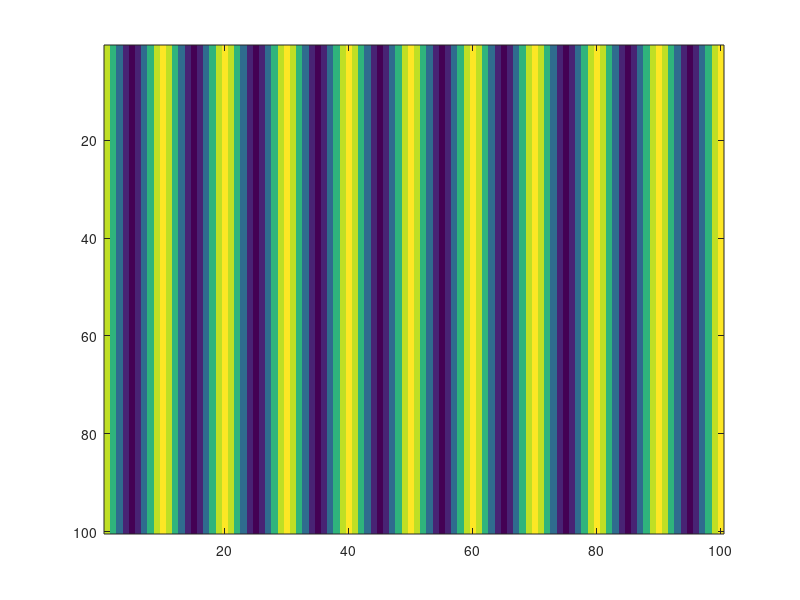

MATLAB code to generate this figure: (Note: this script raises an error after producing the figure.)

% syntax originally from:
% http://www.icn.ucl.ac.uk/courses/MATLAB-Tutorials/Elliot_Freeman/html/gabor_tutorial.html


imSize = 100;                           % image size: n X n
lamda = 10;                             % wavelength (number of pixels per cycle)
theta = 15;                              % grating orientation
sigma = 10;                             % gaussian standard deviation in pixels
phase = .25;                            % phase (0 -> 1)
trim = .005;                             % trim off gaussian values smaller than this

X = 1:imSize;                           % X is a vector from 1 to imageSize
X0 = (X / imSize) - .5;                 % rescale X -> -.5 to .5
figure(65); clf                                 % make new figure window
plot(X0);                               % plot ramp

sinX = sin(X0 * 2*pi);                  % convert to radians and do sine
plot(sinX);                             % plot a 1D sinewave!

freq = imSize/lamda;                    % compute frequency from wavelength
Xf = X0 * freq * 2*pi;                  % convert X to radians: 0 -> ( 2*pi * frequency)
sinX = sin(Xf) ;                        % make new sinewave
plot(sinX, 'r-');                       % plot in red
phaseRad = (phase * 2* pi);             % convert to radians: 0 -> 2*pi
sinX = sin( Xf + phaseRad) ;            % make phase-shifted sinewave
hold on;                                % superimpose next plot on last
plot(sinX, 'g-');                       % plot in green
hold off;                               % next plot overwrites this one

[Xm Ym] = meshgrid(X0, X0);             % 2D matrices
imagesc( [ Xm Ym ] );                   % display Xm and Ym
colorbar; axis off                      % add colour bar to see values

Xf = Xm * freq * 2*pi;
grating = sin( Xf + phaseRad);          % make 2D sinewave
imagesc( grating, [-1 1] );             % display
colormap gray(256);                     % use gray colormap (0: black, 1: white)
axis off; axis image;                   % use gray colormap

thetaRad = (theta / 360) * 2*pi;        % convert theta (orientation) to radians
Xt = Xm * cos(thetaRad);                % compute proportion of Xm for given orientation
Yt = Ym * sin(thetaRad);                % compute proportion of Ym for given orientation
XYt = [ Xt + Yt ];                      % sum X and Y components
XYf = XYt * freq * 2*pi;                % convert to radians and scale by frequency
grating = sin( XYf + phaseRad);                   % make 2D sinewave
imagesc( grating, [-1 1] );                     % display
axis off; axis image;    % use gray colormap

s = sigma / imSize;                     % gaussian width as fraction of imageSize
Xg = exp( -( ( (X0.^2) ) ./ (2* s^2) ));% formula for 1D gaussian
%Xg = normpdf(X0, 0, (20/imSize)); Xg = Xg/max(Xg);  % alternative using normalized probability function (stats toolbox)
plot(Xg)

gauss = exp( -(((Xm.^2)+(Ym.^2)) ./ (2* s^2)) ); % formula for 2D gaussian
imagesc( gauss, [-1 1] );                        % display
axis off; axis image;     % use gray colormap

gauss(gauss < trim) = 0;                 % trim around edges (for 8-bit colour displays)
gabor = grating .* gauss;                % use .* dot-product
imagesc( gabor, [-1 1] );                        % display
axis off; axis image;                    % use gray colormap
axis image; axis off; colormap gray(256);
set(gca,'pos', [0 0 1 1]);               % display nicely without borders
set(gcf, 'menu', 'none', 'Color',[.5 .5 .5]); % without background
